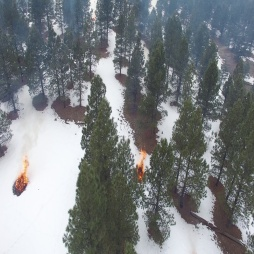
#> input picture img/fire.jpg, 254 x 254 px
$ python image_procesing.py
#> lines starting #> are read from the running program, lines starting #| are printed output that depends on the picture; after the words box and inside, x2 and y2 are one past the last pixel; in counts of white or black regions, pixels touching at a corner belong together
### filtros.py
import cv2
import numpy as np

def aumentar_contraste(imagen):
    # Convertir la imagen de BGR a YUV
    img_yuv = cv2.cvtColor(imagen, cv2.COLOR_BGR2YUV)

    # Aplicar ecualización del histograma solo en el canal Y (luminosidad)
    img_yuv[:, :, 0] = cv2.equalizeHist(img_yuv[:, :, 0])

    # Convertir la imagen de vuelta de YUV a BGR
    img_contraste = cv2.cvtColor(img_yuv, cv2.COLOR_YUV2BGR)

    return img_contraste

# [23 lines left out: function mejorar_tonos_naranjas_y_rojos, not called in this run]

def aplicar_filtro_saturacion(imagen, factor_saturacion):
    """
    Aplica un filtro de saturación a una imagen.

    :param imagen: Imagen de entrada en formato BGR.
    :param factor_saturacion: Factor de saturación (mayor que 1 aumenta la saturación, entre 0 y 1 la disminuye).
    :return: Imagen con la saturación ajustada.
    """
    # Convertir la imagen de BGR a HSV
    img_hsv = cv2.cvtColor(imagen, cv2.COLOR_BGR2HSV)

    # Aplicar el factor de saturación al canal de saturación (S)
    img_hsv[:, :, 1] = img_hsv[:, :, 1] * factor_saturacion

    # Asegurarse de que los valores de saturación estén en el rango correcto [0, 255]
    img_hsv[:, :, 1] = np.clip(img_hsv[:, :, 1], 0, 255)

    # Convertir la imagen de vuelta de HSV a BGR
    img_saturada = cv2.cvtColor(img_hsv, cv2.COLOR_HSV2BGR)

    return img_saturada

def conservar_tonos_calidos(imagen):
    # Convertir la imagen de BGR a HSV
    img_hsv = cv2.cvtColor(imagen, cv2.COLOR_BGR2HSV)

    # Definir los rangos para los tonos rojizos, naranjas, amarillos, rosas, etc.
    # Estos valores pueden ajustarse según sea necesario
    lower_red1 = np.array([0, 50, 50])
    upper_red1 = np.array([10, 255, 255])
    lower_red2 = np.array([160, 50, 50])
    upper_red2 = np.array([179, 255, 255])
    lower_orange = np.array([10, 50, 50])
    upper_orange = np.array([25, 255, 255])
    lower_yellow = np.array([25, 50, 50])
    upper_yellow = np.array([35, 255, 255])
    lower_pink = np.array([140, 50, 50])
    upper_pink = np.array([160, 255, 255])

    # Crear máscaras para cada rango de color
    mask_red1 = cv2.inRange(img_hsv, lower_red1, upper_red1)
    mask_red2 = cv2.inRange(img_hsv, lower_red2, upper_red2)
    mask_orange = cv2.inRange(img_hsv, lower_orange, upper_orange)
    mask_yellow = cv2.inRange(img_hsv, lower_yellow, upper_yellow)
    mask_pink = cv2.inRange(img_hsv, lower_pink, upper_pink)

    # Combinar las máscaras
    mask = mask_red1 | mask_red2 | mask_orange | mask_yellow | mask_pink

    return mask

def umbralizar_saturacion(imagen_hsv, umbral_min, umbral_max):
    # Separar los canales HSV
    h, s, v = cv2.split(imagen_hsv)

    # Aplicar el umbral en el canal de saturación
    _, umbral_minima = cv2.threshold(s, umbral_min, 255, cv2.THRESH_BINARY)
    _, umbral_maxima = cv2.threshold(s, umbral_max, 255, cv2.THRESH_BINARY_INV)

    # Combinar los umbrales para obtener la máscara final
    mascara = cv2.bitwise_and(umbral_minima, umbral_maxima)

    # Aplicar la máscara a la imagen original
    imagen_umbralizada = cv2.bitwise_and(imagen_hsv, imagen_hsv, mask=mascara)

    return imagen_umbralizada

def umbralizar_rojo(imagen, umbral_min, umbral_max):
    # Separar los canales RGB
    b, g, r = cv2.split(imagen)

    # Aplicar el umbral en el canal rojo
    _, umbral_minima = cv2.threshold(r, umbral_min, 255, cv2.THRESH_BINARY)
    _, umbral_maxima = cv2.threshold(r, umbral_max, 255, cv2.THRESH_BINARY_INV)

    # Combinar los umbrales para obtener la máscara final
    mascara = cv2.bitwise_and(umbral_minima, umbral_maxima)

    # Aplicar la máscara a la imagen original
    imagen_umbralizada = cv2.bitwise_and(imagen, imagen, mask=mascara)

    return imagen_umbralizada

### dependencias.py
# Función para mostrar los histogramas de los canales de color
import matplotlib.pyplot as plt
import cv2

# [43 lines left out: functions mostrar_histogramas, mostrar_histogramas_hsv, not called in this run]

def aplicar_efecto(imagen, mascara):
    # Convertir la imagen original a escala de grises
    imagen_gris = cv2.cvtColor(imagen, cv2.COLOR_BGR2GRAY)
    imagen_gris = cv2.cvtColor(imagen_gris, cv2.COLOR_GRAY2BGR)

    # Aplicar la máscara para conservar el color en las áreas deseadas
    imagen_coloreada = cv2.bitwise_and(imagen, imagen, mask=mascara)

    # Invertir la máscara para aplicar el gris en las áreas no deseadas
    mascara_invertida = cv2.bitwise_not(mascara)
    imagen_gris_areas = cv2.bitwise_and(imagen_gris, imagen_gris, mask=mascara_invertida)

    # Combinar las dos imágenes
    imagen_final = cv2.add(imagen_coloreada, imagen_gris_areas)

    return imagen_final

### image_procesing.py
#Importamos las librerías necesarias
import cv2
import matplotlib.pyplot as plt

#Importamos los módulos necesarios
import dependencias
import filtros


# Cargar la imagen
image = cv2.imread('./img/fire.jpg')
#> image is the input picture: shape (254, 254, 3); mean B, G, R 130.4, 128, 123.6
cv2.imshow('Imagen Original', image)
cv2.waitKey(0)

#Aumentamos la saturación
factor_saturacion = 1.5
imagen_saturada = filtros.aplicar_filtro_saturacion(image, factor_saturacion)
#> in aplicar_filtro_saturacion, `img_hsv = cv2.cvtColor(imagen, cv2.COLOR_BGR2HSV)`: img_hsv: shape (254, 254, 3); mean H, S, V 88.6, 29.9, 134
#> in aplicar_filtro_saturacion, `img_hsv[:, :, 1] = img_hsv[:, :, 1] * factor_saturacion`: img_hsv: shape (254, 254, 3); mean H, S, V 88.6, 44.6, 134
cv2.imshow('Imagen Saturada', imagen_saturada)
cv2.waitKey(0)

#Aumentamos el contraste
imagen_contrastada = filtros.aumentar_contraste(imagen_saturada)
#> in aumentar_contraste, `img_yuv = cv2.cvtColor(imagen, cv2.COLOR_BGR2YUV)`: img_yuv: shape (254, 254, 3); mean of channels 0, 1, 2 123.2, 130.6, 123.4
#> in aumentar_contraste, `img_yuv[:, :, 0] = cv2.equalizeHist(img_yuv[:, :, 0])`: img_yuv: shape (254, 254, 3); mean of channels 0, 1, 2 128.7, 130.6, 123.4
#> in aumentar_contraste, `img_contraste = cv2.cvtColor(img_yuv, cv2.COLOR_YUV2BGR)`:
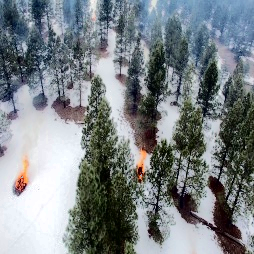
#> img_contraste: shape (254, 254, 3); mean B, G, R 134, 130.4, 123.4
cv2.imshow('Imagen Contrastada', imagen_contrastada)
cv2.waitKey(0)

# Convertir a espacio de color HSV
hsv_image = cv2.cvtColor(imagen_contrastada, cv2.COLOR_BGR2HSV)
#> hsv_image: shape (254, 254, 3); mean H, S, V 89.3, 57.7, 139.2

# Definir los valores de umbralización para la saturación
umbral_min = 85  # Ajusta este valor según sea necesario
umbral_max = 255  # Ajusta este valor según sea necesario

# Umbralizar la imagen basada en la saturación
imagen_umbralizada = filtros.umbralizar_saturacion(hsv_image, umbral_min, umbral_max)
#> in umbralizar_saturacion, `h, s, v = cv2.split(imagen_hsv)`:
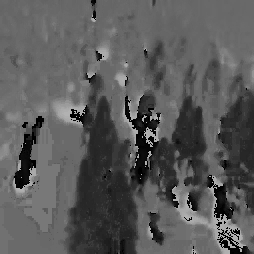
#> h: shape (254, 254); min 0, max 179, mean 89.3
#> in umbralizar_saturacion, `h, s, v = cv2.split(imagen_hsv)`:
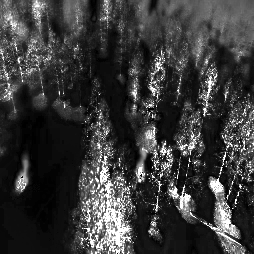
#> s: shape (254, 254); min 0, max 255, mean 57.7
#> in umbralizar_saturacion, `h, s, v = cv2.split(imagen_hsv)`:
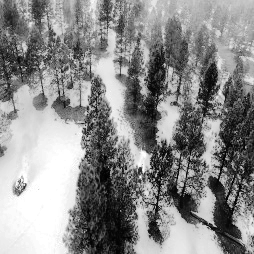
#> v: shape (254, 254); min 0, max 255, mean 139.2
#> in umbralizar_saturacion, `_, umbral_minima = cv2.threshold(s, umbral_min, 255, cv2.THRESH_BINARY)`:
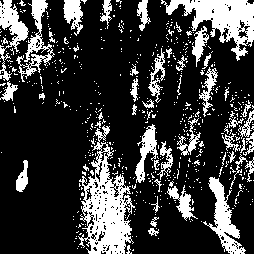
#> umbral_minima: shape (254, 254); 23.1% white; 598 white regions (549 under 20 px), largest, box (x1, y1, x2, y2) and area: (78, 125, 135, 254) 3269, (161, 0, 254, 61) 2311, (203, 177, 246, 254) 1137
#> in umbralizar_saturacion, `_, umbral_maxima = cv2.threshold(s, umbral_max, 255, cv2.THRESH_BINARY..`: umbral_maxima: shape (254, 254); every value is 255
#> in umbralizar_saturacion, `imagen_umbralizada = cv2.bitwise_and(imagen_hsv, imagen_hsv, mask=masc..`: imagen_umbralizada: shape (254, 254, 3); mean H, S, V 17.7, 33.6, 16.3

# Convertir la imagen umbralizada de HSV a BGR para mostrarla
imagen_umbralizada_bgr = cv2.cvtColor(imagen_umbralizada, cv2.COLOR_HSV2BGR)

# Mostrar las imagenes umbralizadas
plt.figure(figsize=(12, 6))

plt.subplot(1, 2, 1)
plt.title('Imagen Umbralizada HSV)')
plt.imshow(cv2.cvtColor(imagen_umbralizada, cv2.COLOR_BGR2RGB))
plt.axis('off')

plt.subplot(1, 2, 2)
plt.title('Imagen Umbralizada RGB')
plt.imshow(cv2.cvtColor(imagen_umbralizada_bgr, cv2.COLOR_BGR2RGB))
plt.axis('off')

plt.show()


#Umbralizamos a partir del canal rojo
rojo_umbral_min = 80  # Ajusta este valor según sea necesario
rojo_umbral_max = 255  # Ajusta este valor según sea necesario
rojo_imagen_umbralizada = filtros.umbralizar_rojo(imagen_umbralizada_bgr, rojo_umbral_min, rojo_umbral_max)
#> in umbralizar_rojo, `_, umbral_minima = cv2.threshold(r, umbral_min, 255, cv2.THRESH_BINARY)`: umbral_minima: shape (254, 254); 5% white; 78 white regions (72 under 20 px), largest, box (x1, y1, x2, y2) and area: (161, 0, 254, 53) 2183, (64, 0, 79, 29) 238, (16, 160, 28, 192) 218, (136, 143, 148, 181) 178, (138, 0, 151, 31) 176, (201, 26, 207, 32) 22

# Mostrar las imagenes umbralizadas
plt.figure(figsize=(12, 6))

plt.subplot(1, 2, 1)
plt.title('Imagen Umbralizada RGB')
plt.imshow(cv2.cvtColor(imagen_umbralizada_bgr, cv2.COLOR_BGR2RGB))
plt.axis('off')

plt.subplot(1, 2, 2)
plt.title('Imagen Umbralizada Rojo')
plt.imshow(cv2.cvtColor(rojo_imagen_umbralizada, cv2.COLOR_BGR2RGB))
plt.axis('off')

plt.show()
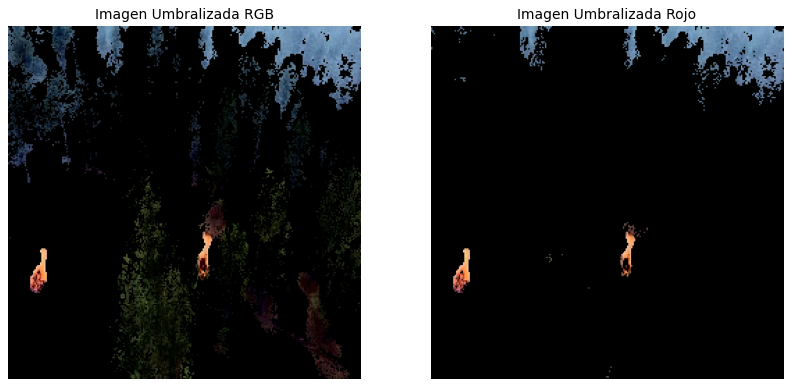
#> figure drawn by matplotlib, 2 panels

#Conservamos tonos cálidos y aplicamos el procesamiento final
mask = filtros.conservar_tonos_calidos(rojo_imagen_umbralizada)
#> in conservar_tonos_calidos, `img_hsv = cv2.cvtColor(imagen, cv2.COLOR_BGR2HSV)`: img_hsv: shape (254, 254, 3); mean H, S, V 4.7, 5.1, 8.6
#> in conservar_tonos_calidos, `mask_red1 = cv2.inRange(img_hsv, lower_red1, upper_red1)`: mask_red1: shape (254, 254); 0.29% white; 18 white regions (16 under 20 px), largest, box (x1, y1, x2, y2) and area: (16, 175, 28, 189) 95, (140, 143, 148, 153) 39
#> in conservar_tonos_calidos, `mask_red2 = cv2.inRange(img_hsv, lower_red2, upper_red2)`: mask_red2: shape (254, 254); 0.04% white in thin lines or dots, all inside (x1, y1, x2, y2) = (16, 151, 151, 192)
#> in conservar_tonos_calidos, `mask_orange = cv2.inRange(img_hsv, lower_orange, upper_orange)`: mask_orange: shape (254, 254); 0.38% white; 7 white regions (4 under 20 px), largest, box (x1, y1, x2, y2) and area: (136, 150, 147, 174) 108, (18, 160, 28, 183) 105, (137, 173, 144, 181) 24
#> in conservar_tonos_calidos, `mask_yellow = cv2.inRange(img_hsv, lower_yellow, upper_yellow)`: mask_yellow: shape (254, 254); 0% white in thin lines or dots, all inside (x1, y1, x2, y2) = (94, 164, 114, 189)
#> in conservar_tonos_calidos, `mask_pink = cv2.inRange(img_hsv, lower_pink, upper_pink)`: mask_pink: shape (254, 254); every value is 0
#> in conservar_tonos_calidos, `mask = mask_red1 | mask_red2 | mask_orange | mask_yellow | mask_pink`: mask: shape (254, 254); 0.64% white; 10 white regions (8 under 20 px), largest, box (x1, y1, x2, y2) and area: (16, 160, 28, 192) 218, (136, 143, 148, 181) 178
imagen_final = dependencias.aplicar_efecto(image, mask)

# Mostrar la imagen original y la imagen de salida
plt.figure(figsize=(12, 6))

plt.subplot(1, 2, 1)
plt.title('Imagen Original)')
plt.imshow(cv2.cvtColor(image, cv2.COLOR_BGR2RGB))
plt.axis('off')

plt.subplot(1, 2, 2)
plt.title('Imagen final')
plt.imshow(cv2.cvtColor(imagen_final, cv2.COLOR_BGR2RGB))
plt.axis('off')

plt.show()
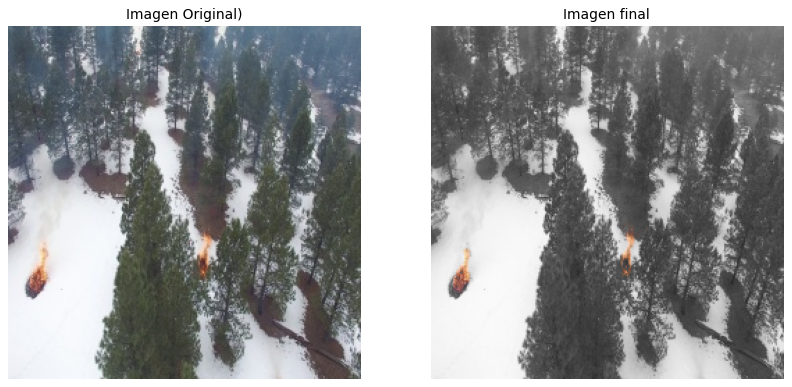
#> figure drawn by matplotlib, 2 panels

cv2.imwrite('./img/imagen_salida.png', imagen_final)
